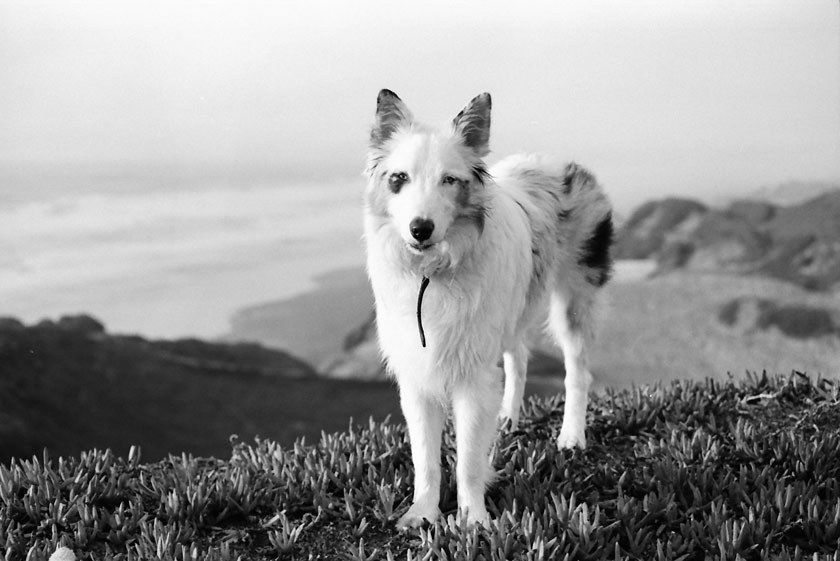
#> input picture dog.jpg, 840 x 561 px
$ python contrast-stretching.py
#> lines starting #> are read from the running program, lines starting #| are printed output that depends on the picture
import numpy as np
from PIL import Image
import matplotlib.pyplot as plt


def readImage(path):
#> called with path = 'dog.jpg'
    image = Image.open(path)
#> image is the input picture: PIL image 840x561 RGB; min 0, max 255, mean 151.8
    image.show()
    return image


def contrastStretching(image):
    # convert to numpy array
    npImage = np.array(image)
    orgImage = npImage
    minimum = npImage.min()
#> minimum = 0
    maximum = npImage.max()
#> maximum = 255
    diff = maximum - minimum
#> diff = 255
    npImage = (npImage - minimum) / diff * 255
    newImage = Image.fromarray(npImage.astype(np.uint8))
    newImage.show()
    fig = plt.figure()
    fig.add_subplot(2, 1, 1)
    plt.hist(orgImage.flatten(), bins=50)
    fig.add_subplot(2, 1, 2)
    plt.hist(npImage.flatten(), bins=50)
    plt.show()
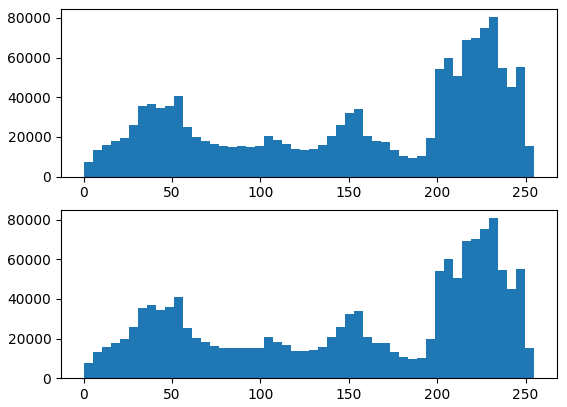
#> figure drawn by matplotlib, 2 panels; panel 1: tallest bar 80691 high, from x = 229.5 to 234.6; panel 2: tallest bar 80691 high, from x = 229.5 to 234.6


if __name__ == '__main__':
    im = readImage("dog.jpg")
    contrastStretching(im)
